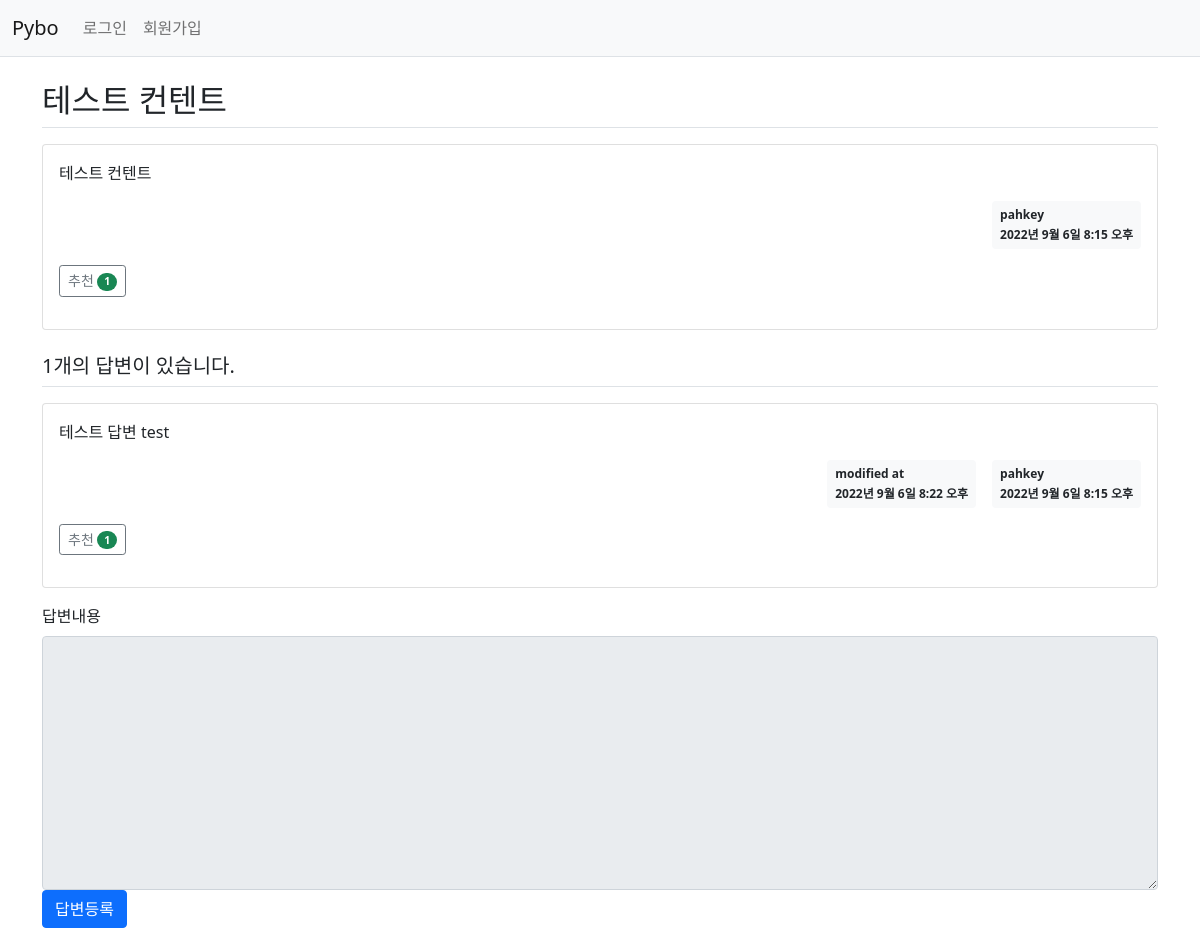
Before: /pybo/306/ with the older database file.
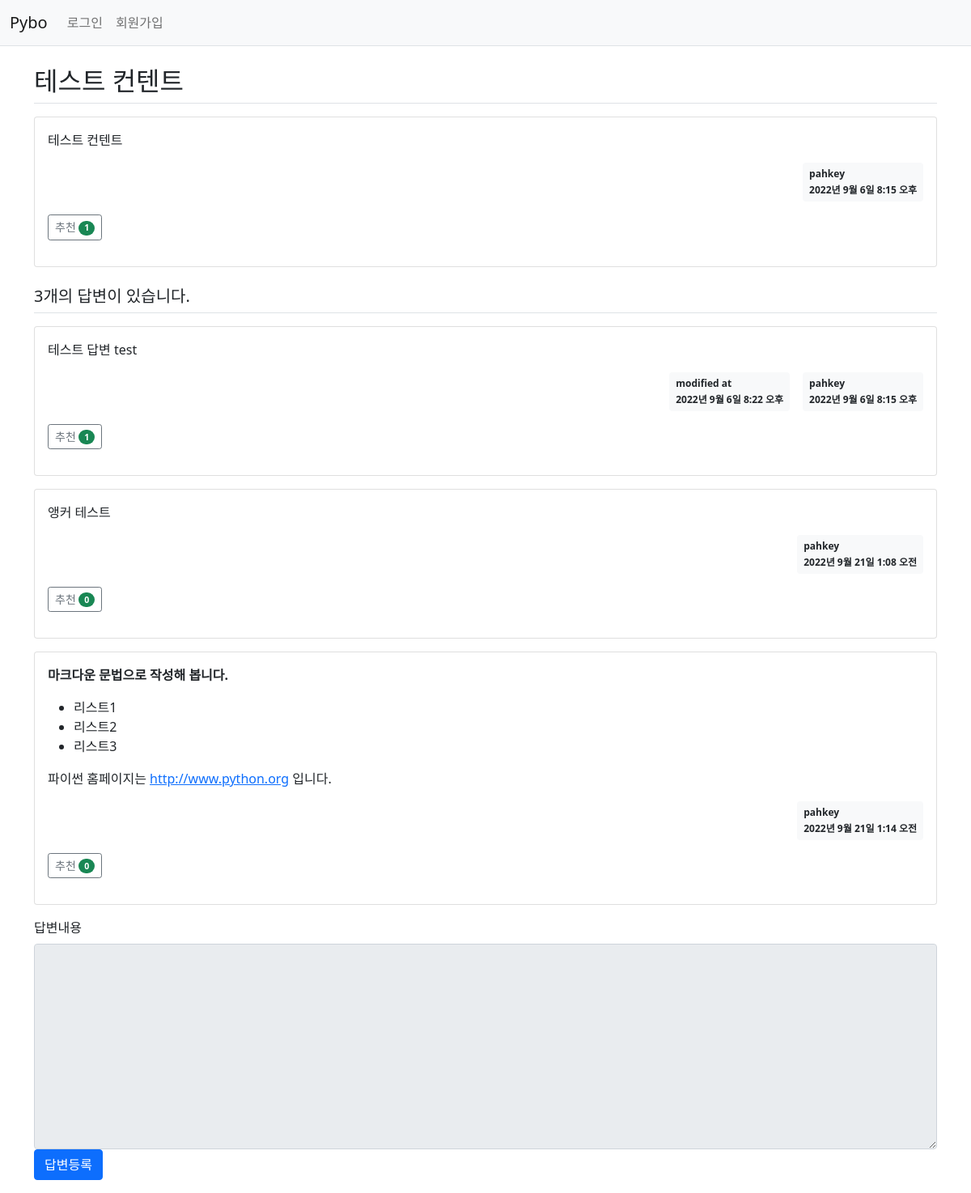
After: the same page with the newer database file.
### pybo/models.py (models this page shows, shortened)
class Question(models.Model):
    author = models.ForeignKey(User, on_delete=models.CASCADE, related_name='author_question')
    subject = models.CharField(max_length=200)
    content = models.TextField()
    create_date = models.DateTimeField()
    modify_date = models.DateTimeField(null=True, blank=True)
    voter = models.ManyToManyField(User, related_name='voter_question') # 추천인 추가

class Answer(models.Model):
    author = models.ForeignKey(User, on_delete=models.CASCADE, related_name='author_answer')
    question = models.ForeignKey(Question, on_delete=models.CASCADE)
    content = models.TextField()
    create_date = models.DateTimeField()
    modify_date = models.DateTimeField(null=True, blank=True)
    voter = models.ManyToManyField(User, related_name='voter_answer')

### pybo/views/base_views.py (the view)
def detail(request, question_id):
    question = get_object_or_404(Question, pk=question_id)
    context = {'question': question}
    return render(request, 'pybo/question_detail.html', context)

### pybo/templatetags/pybo_filter.py (called while the page is built)
@register.filter
def mark(value):
    extensions = ["nl2br", "fenced_code"]
    return mark_safe(markdown.markdown(value, extensions=extensions))

### templates/pybo/question_detail.html (shortened to what this page needs)
{% extends 'base.html' %}
{% load pybo_filter %}
{% block content %}
<div class="container my-3">
    <h2 class="border-bottom py-2">{{ question.subject }}</h2>
    <div class="card my-3">
        <div class="card-body">
            <div class="card-text">{{ question.content|mark }}</div>
            <div class="d-flex justify-content-end">
                <div class="badge bg-light text-dark p-2 text-start">
                    <div class="mb-2">{{ question.author.username}} </div>
                    <div>{{ question.create_date }}</div>
                </div>
            </div>
            <div class="my-3">
                <a href="javascript:void(0)" data-uri="{% url 'pybo:question_vote' question.id %}"
                    class="recommend btn btn-sm btn-outline-secondary"> 추천
                    <span class="badge rounded-pill bg-success">{{question.voter.count}}</span>
                </a>
            </div>
        </div>
    </div>
    <h5 class="border-bottom my-3 py-2">{{question.answer_set.count}}개의 답변이 있습니다.</h5>
    {% for answer in question.answer_set.all %}
    <div class="card my-3">
        <div class="card-body">
            <div class="card-text">{{ answer.content|mark }}</div>
            <div class="d-flex justify-content-end">
                {% if answer.modify_date %}
                <div class="badge bg-light text-dark p-2 text-start mx-3">
                    <div class="mb-2">modified at</div>
                    <div>{{ answer.modify_date}}</div>
                </div>
                {% endif %}
                <div class="badge bg-light text-dark p-2 text-start">
                    <div class="mb-2">{{ answer.author.username}} </div>
                    <div>{{ answer.create_date }} </div>
                </div>
            </div>
            <div class="my-3">
               <a href="javascript:void(0)" data-uri="{% url 'pybo:answer_vote' answer.id  %}"
                   class="recommend btn btn-sm btn-outline-secondary"> 추천
                   <span class="badge rounded-pill bg-success">{{answer.voter.count}}</span>
               </a>
            </div>
        </div>
    </div>
    {% endfor %}
    <form action="{% url 'pybo:answer_create' question.id %}" method="post" class="my-3">
        <div class="form-group">
            <label for="content" class="form-label">답변내용</label>
            <textarea {% if not user.is_authenticated %} disabled {% endif %}
                    name="content" id="content" class="form-control" rows="10"></textarea>
        </div>
        <input type="submit" value="답변등록" class="btn btn-primary">
    </form>
</div>
{% endblock %}

### templates/base.html (shortened to what this page needs)
{% load static %}
<!doctype html>
<html lang="ko">
<head>
    <link rel="stylesheet" type="text/css" href="{% static 'bootstrap.min.css' %}">
    <link rel="stylesheet" type="text/css" href="{% static 'style.css' %}">
</head>
<body>
{% include "navbar.html" %}
{% block content %}
{% endblock %}
</body>
</html>

### templates/navbar.html (shortened to what this page needs)
<!DOCTYPE html>
<html lang="en">
<head>
</head>
<body>
<nav class="navbar navbar-expand-lg navbar-light bg-light border-bottom">
    <div class="container-fluid">
        <a class="navbar-brand" href="{% url 'pybo:index' %}">Pybo</a>
        <div class="collapse navbar-collapse" id="navbarSupportedContent">
            <ul class="navbar-nav me-auto mb-2 mb-lg-0">
                <li class="nav-item">
                    {% if user.is_authenticated %}
                    <a class="nav-link" href="{% url 'common:logout' %}">{{ user.username}} (로그아웃)</a>
                    {% else %}
                    <a class="nav-link" href="{% url 'common:login'%}">로그인</a>
                    {% endif %}
                </li>
                <li>
                    {% if not user.is_authenticated %}
                    <a class="nav-link" href="{% url 'common:signup' %}">회원가입 </a>
                    {% endif %}
                </li>
            </ul>
        </div>
    </div>
</nav>
</body>
</html>

Changed rows visible on the page:
computed for Question "테스트 컨텐트": answer_set.count "1" → "3"
added Answer: content|mark "앵커 테스트", author.username "pahkey", create_date "2022년 9월 21일 1:08 오전", voter.count "0"
added Answer: content|mark "마크다운 문법으로 작성해 봅니다. 리스트1 리스트2 리스트3 파이썬 홈페이지는 http://www.python.org 입니다.", author.username "pahkey", create_date "2022년 9월 21일 1:14 오전", voter.count "0"
